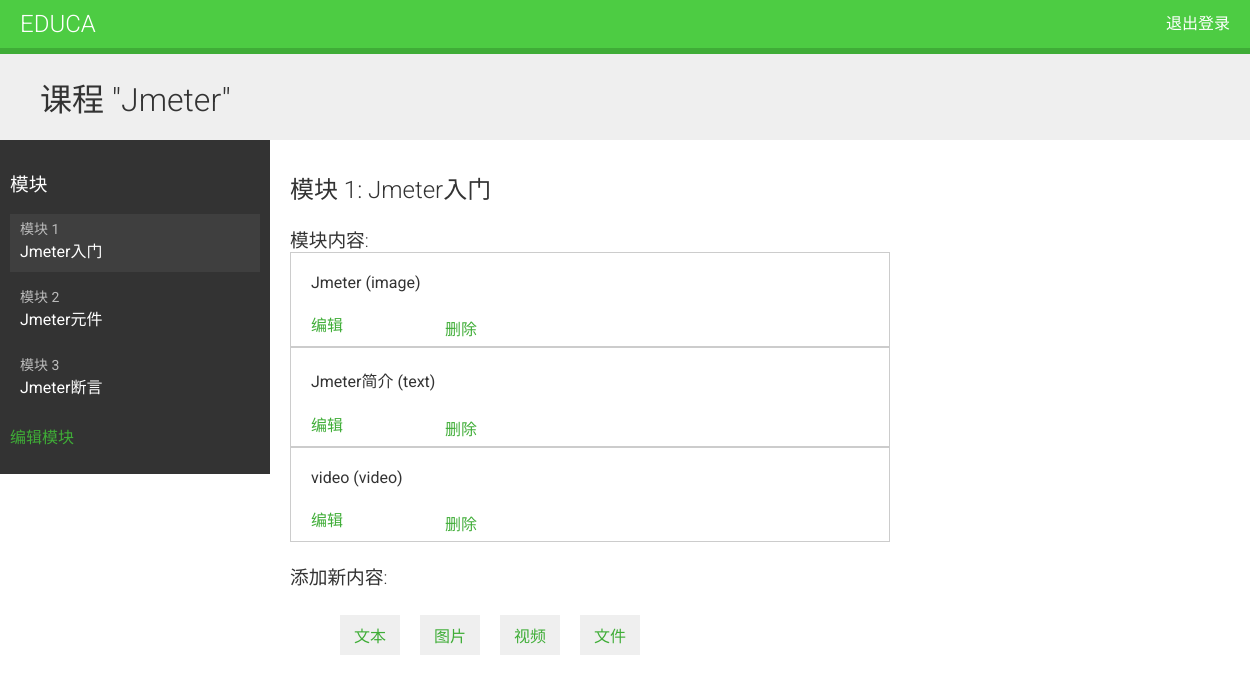
Screenshot of /course/module/2/ (signed in) with the database file from the repository.
### courses/models.py (models this page shows, shortened)
class Course(models.Model):
    owner = models.ForeignKey(User, related_name='course_created', on_delete=models.CASCADE, verbose_name="所有者")
    subject = models.ForeignKey(Subject, related_name='courses', on_delete=models.CASCADE, verbose_name="所属主题")
    title = models.CharField("标题", max_length=200)
    slug = models.SlugField("链接", max_length=200, unique=True)
    overview = models.TextField("概述")
    created = models.DateTimeField(auto_now_add=True)
    students = models.ManyToManyField(User, related_name='courses_joined', blank=True)
    class Meta:
        ordering = ['-created']

class Module(models.Model):
    course = models.ForeignKey(Course, related_name='modules', on_delete=models.CASCADE, verbose_name="所属课程")
    title = models.CharField("标题", max_length=200)
    description = models.TextField("描述", blank=True)
    order = OrderField(for_fields=['course'], blank=True)
    class Meta:
        ordering = ['order']

class Content(models.Model):
    module = models.ForeignKey(Module, related_name='contents', on_delete=models.CASCADE, verbose_name="所属模块")
    content_type = models.ForeignKey(ContentType, on_delete=models.CASCADE,
                                     limit_choices_to={'model__in': ('text', 'file', 'image', 'video')},
                                     verbose_name = "内容类型")
    object_id = models.PositiveIntegerField()
    item = GenericForeignKey('content_type', 'object_id')
    order = OrderField(blank=True, for_fields=['module'])
    class Meta:
        ordering = ['order']

class ItemBase(models.Model):
    owner = models.ForeignKey(User, related_name='%(class)s_related', on_delete=models.CASCADE, verbose_name="所有者")
    title = models.CharField("标题", max_length=200)
    created = models.DateTimeField(auto_now_add=True)
    updated = models.DateTimeField(auto_now=True)
    class Meta:
        abstract = True
    def __str__(self):
        return self.title

class Image(ItemBase):
    file = models.FileField("上传文件", upload_to='images')

class Text(ItemBase):
    content = models.TextField("文本内容")

class Video(ItemBase):
    url = models.URLField("视频地址")

### courses/views.py (the view)
# urls.py: path('module/<int:module_id>/', views.ModuleContentListView.as_view(), name='module_content_list'),
class ModuleContentListView(TemplateResponseMixin, View):
    template_name = 'courses/manage/module/content_list.html'
    def get(self, request, module_id):
        module = get_object_or_404(Module, id=module_id, course__owner=request.user)
        return self.render_to_response({'module': module})

### courses/templatetags/course.py (called while the page is built)
@register.filter
def model_name(obj):
    try:
        return obj._meta.model_name
    except AttributeError:
        return None

### courses/templates/courses/manage/module/content_list.html (shortened to what this page needs)
{% extends "base.html" %}
{% load course %}
{% block content %}
    {% with course=module.course %}
        <h1>课程 "{{ course.title }}"</h1>
        <div class="contents">
            <h3>模块</h3>
            <ul id="modules">
                {% for m in course.modules.all %}
                    <li data-id="{{ m.id }}" {% if m == module %}
                        class="selected"{% endif %}>
                        <a href="{% url "module_content_list" m.id %}">
                            <span>
                            模块 <span class="order">{{ m.order|add:1 }}</span>
                            </span>
                            <br>
                            {{ m.title }}
                        </a>
                    </li>
                {% empty %}
                    <li>尚未创建</li>
                {% endfor %}
            </ul>
            <p><a href="{% url "course_module_update" course.id %}">
                编辑模块</a></p>
        </div>
        <div class="module">
            <h2>模块 {{ module.order|add:1 }}: {{ module.title }}</h2>
            <h3>模块内容:</h3>
            <div id="module-contents">
                {% for content in module.contents.all %}
                    <div data-id="{{ content.id }}">
                        {% with item=content.item %}
                            <p>{{ item }} ({{ item|model_name }})</p>
                            <a href="{% url "module_content_update" module.id item|model_name item.id %}">编辑</a>
                            <form action="{% url "module_content_delete" content.id %}"
                                  method="post">
                                <input type="submit" value="删除">
                        </form>
                        {% endwith %}
                    </div>
                {% empty %}
                    <p>本模块尚未添加内容！</p>
                {% endfor %}
            </div>
            <h3>添加新内容:</h3>
            <ul class="content-types">
                <li><a href="{% url "module_content_create" module.id "text" %}">
                    文本</a></li>
                <li><a href="{% url "module_content_create" module.id "image" %}">
                    图片</a></li>
                <li><a href="{% url "module_content_create" module.id "video" %}">
                    视频</a></li>
                <li><a href="{% url "module_content_create" module.id "file" %}">
                    文件</a></li>
            </ul>
        </div>
    {% endwith %}
{% endblock %}

### courses/static/css/base.css (style rules this page uses)
body { margin:0; font-family:'Roboto', sans-serif; font-weight:400; color:#333; }
a { color:#3fad37; text-decoration:none; }
h1, h2, h3, h4, h5, h6 { font-family:'Roboto', sans-serif; font-weight:300; }
h1 { background:#efefef; width:100%; overflow:auto; padding:20px 0 20px 40px; margin:0; }
.module { padding:10px 20px; float:left; width:600px; }
.module h3 { margin:20px 0 0; padding:0; width:100%; }
.module p { margin:10px 0 20px; width:100%; float:left; }
.contents { width:20%; padding:10px; float:left; background:#333; color: #fff; font-family:'Roboto', sans-serif; }
.contents ul { list-style:none; margin:0; padding:0; }
.contents ul li { margin:0 0 10px 0; padding:4px 10px 10px; overflow:auto; }
.contents ul li.selected { background:#3f3f3f; }
.contents ul span { text-transform:uppercase; color:#bbb; font-size:14px; }
.contents ul a { display:block; color:#fff; text-decoration:none; }
ul.content-types li { list-style:none; float:left; margin:10px; background:#efefef; padding:8px 14px; }
input, select, textarea { border:1px solid #ccc; border-bottom:3px solid #ccc; padding:8px 12px; font-size:16px; font-family:'Roboto', sans-serif; float:left; clear:both; width:300px; }
input[type=submit], a.button { border-radius:5px; background:#4dcc43; color:#fff; font-size:16px; text-transform:uppercase; border:none; padding:10px 20px; margin:20px 0; }
#module-contents div { padding:10px 20px; border:1px solid #ccc; background:#fff }
#module-contents form { margin:0; padding:0; }
#module-contents input[type=submit] { color:#3fad37; background:none; margin:-20px 0 0; padding:0; float:left; text-transform:none; }

### rows the page displays
Course: title "Jmeter"
Module: order|add "1", title "Jmeter入门"
Module: order|add "2", title "Jmeter元件"
Module: order|add "3", title "Jmeter断言"
Content: item "Jmeter", item|model_name "image"
Content: item "Jmeter简介", item|model_name "text"
Content: item "video", item|model_name "video"
